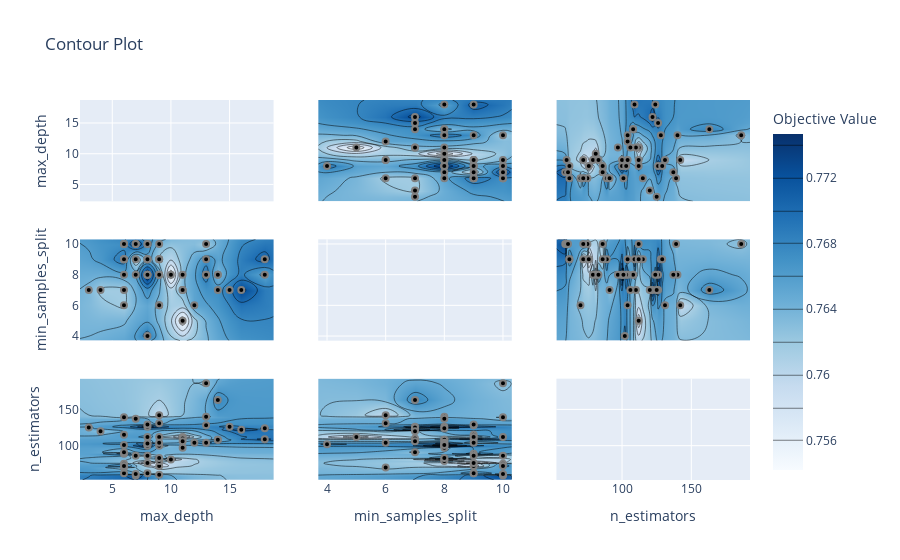

The notebook cell this image was saved under:
### Code cell
# 4. Contour plot
plot_contour(study).show()

### Figure 1 — Plotly figure (JSON) as saved in the notebook; plotly's stock layout.template omitted (floating-point values rounded to 4 significant figures; data arrays with more than 128 entries replaced by an {"elided": "..."} marker saying what was removed)
{"data": [{"type": "scatter", "xaxis": "x", "yaxis": "y"}, {"colorbar": {"title": {"text": "Objective Value"}}, "colorscale": [[0, "rgb(247,251,255)"], [0.125, "rgb(222,235,247)"], [0.25, "rgb(198,219,239)"], [0.375, "rgb(158,202,225)"], [0.5, "rgb(107,174,214)"], [0.625, "rgb(66,146,198)"], [0.75, "rgb(33,113,181)"], [0.875, "rgb(8,81,156)"], [1, "rgb(8,48,107)"]], "connectgaps": true, "contours": {"coloring": "heatmap"}, "hoverinfo": "none", "line": {"smoothing": 1.3}, "reversescale": false, "showscale": true, "type": "contour", "x": [2.25, 3, 4, 6, 7, 8, 9, 10, 11, 12, 13, 14, 15, 16, 18, 18.75], "xaxis": "x4", "y": [3.7, 4, 5, 6, 7, 8, 9, 10, 10.3], "yaxis": "y4", "z": {"elided": "9x16 float values"}}, {"marker": {"color": "black", "line": {"color": "Gray", "width": 2}}, "mode": "markers", "name": "Feasible Trial", "showlegend": false, "type": "scatter", "x": [13, 8, 14, 11, 8, 13, 15, 10, 6, 14, 16, 6, 9, 11, 14, 18, 8, 12, 13, 8, 18, 9, 11, 6, 6, 6, 13, 9, 9, 6, 7, 7, 8, 6, 9, 9, 9, 7, 8, 3, 9, 11, 6, 8, 8, 4, 6, 9, 7, 8], "xaxis": "x4", "y": [10, 8, 7, 5, 4, 8, 7, 8, 10, 8, 7, 9, 6, 7, 8, 8, 10, 6, 9, 8, 9, 6, 7, 9, 7, 9, 8, 9, 8, 10, 9, 8, 8, 6, 8, 8, 9, 10, 9, 7, 9, 8, 8, 10, 9, 7, 10, 10, 10, 9], "yaxis": "y4"}, {"colorbar": {"title": {"text": "Objective Value"}}, "colorscale": [[0, "rgb(247,251,255)"], [0.125, "rgb(222,235,247)"], [0.25, "rgb(198,219,239)"], [0.375, "rgb(158,202,225)"], [0.5, "rgb(107,174,214)"], [0.625, "rgb(66,146,198)"], [0.75, "rgb(33,113,181)"], [0.875, "rgb(8,81,156)"], [1, "rgb(8,48,107)"]], "connectgaps": true, "contours": {"coloring": "heatmap"}, "hoverinfo": "none", "line": {"smoothing": 1.3}, "reversescale": false, "showscale": false, "type": "contour", "x": [2.25, 3, 4, 6, 7, 8, 9, 10, 11, 12, 13, 14, 15, 16, 18, 18.75], "xaxis": "x7", "y": [52.65, 59, 60, 61, 62, 70, 72, 75, 76, 79, 81, 83, 86, 89, 91, 97, 100, 101, 102, 103, 104, 106, 108, 109, 110, 112, 115, 120, 122, 124, 125, 126, 128, 129, 131, 137, 139, 140, 142, 163, 186, 192.3], "yaxis": "y7", "z": {"elided": "42x16 float values"}}, {"marker": {"color": "black", "line": {"color": "Gray", "width": 2}}, "mode": "markers", "name": "Feasible Trial", "showlegend": false, "type": "scatter", "x": [13, 8, 14, 11, 8, 13, 15, 10, 6, 14, 16, 6, 9, 11, 14, 18, 8, 12, 13, 8, 18, 9, 11, 6, 6, 6, 13, 9, 9, 6, 7, 7, 8, 6, 9, 9, 9, 7, 8, 3, 9, 11, 6, 8, 8, 4, 6, 9, 7, 8], "xaxis": "x7", "y": [186, 126, 163, 112, 102, 140, 126, 81, 139, 108, 122, 115, 131, 110, 108, 124, 112, 104, 128, 100, 109, 142, 106, 89, 91, 62, 104, 72, 79, 75, 86, 137, 103, 70, 100, 83, 112, 59, 129, 125, 104, 97, 101, 86, 76, 120, 72, 60, 61, 62], "yaxis": "y7"}, {"colorbar": {"title": {"text": "Objective Value"}}, "colorscale": [[0, "rgb(247,251,255)"], [0.125, "rgb(222,235,247)"], [0.25, "rgb(198,219,239)"], [0.375, "rgb(158,202,225)"], [0.5, "rgb(107,174,214)"], [0.625, "rgb(66,146,198)"], [0.75, "rgb(33,113,181)"], [0.875, "rgb(8,81,156)"], [1, "rgb(8,48,107)"]], "connectgaps": true, "contours": {"coloring": "heatmap"}, "hoverinfo": "none", "line": {"smoothing": 1.3}, "reversescale": false, "showscale": false, "type": "contour", "x": [3.7, 4, 5, 6, 7, 8, 9, 10, 10.3], "xaxis": "x2", "y": [2.25, 3, 4, 6, 7, 8, 9, 10, 11, 12, 13, 14, 15, 16, 18, 18.75], "yaxis": "y2", "z": {"elided": "16x9 float values"}}, {"marker": {"color": "black", "line": {"color": "Gray", "width": 2}}, "mode": "markers", "name": "Feasible Trial", "showlegend": false, "type": "scatter", "x": [10, 8, 7, 5, 4, 8, 7, 8, 10, 8, 7, 9, 6, 7, 8, 8, 10, 6, 9, 8, 9, 6, 7, 9, 7, 9, 8, 9, 8, 10, 9, 8, 8, 6, 8, 8, 9, 10, 9, 7, 9, 8, 8, 10, 9, 7, 10, 10, 10, 9], "xaxis": "x2", "y": [13, 8, 14, 11, 8, 13, 15, 10, 6, 14, 16, 6, 9, 11, 14, 18, 8, 12, 13, 8, 18, 9, 11, 6, 6, 6, 13, 9, 9, 6, 7, 7, 8, 6, 9, 9, 9, 7, 8, 3, 9, 11, 6, 8, 8, 4, 6, 9, 7, 8], "yaxis": "y2"}, {"type": "scatter", "xaxis": "x5", "yaxis": "y5"}, {"colorbar": {"title": {"text": "Objective Value"}}, "colorscale": [[0, "rgb(247,251,255)"], [0.125, "rgb(222,235,247)"], [0.25, "rgb(198,219,239)"], [0.375, "rgb(158,202,225)"], [0.5, "rgb(107,174,214)"], [0.625, "rgb(66,146,198)"], [0.75, "rgb(33,113,181)"], [0.875, "rgb(8,81,156)"], [1, "rgb(8,48,107)"]], "connectgaps": true, "contours": {"coloring": "heatmap"}, "hoverinfo": "none", "line": {"smoothing": 1.3}, "reversescale": false, "showscale": false, "type": "contour", "x": [3.7, 4, 5, 6, 7, 8, 9, 10, 10.3], "xaxis": "x8", "y": [52.65, 59, 60, 61, 62, 70, 72, 75, 76, 79, 81, 83, 86, 89, 91, 97, 100, 101, 102, 103, 104, 106, 108, 109, 110, 112, 115, 120, 122, 124, 125, 126, 128, 129, 131, 137, 139, 140, 142, 163, 186, 192.3], "yaxis": "y8", "z": {"elided": "42x9 float values"}}, {"marker": {"color": "black", "line": {"color": "Gray", "width": 2}}, "mode": "markers", "name": "Feasible Trial", "showlegend": false, "type": "scatter", "x": [10, 8, 7, 5, 4, 8, 7, 8, 10, 8, 7, 9, 6, 7, 8, 8, 10, 6, 9, 8, 9, 6, 7, 9, 7, 9, 8, 9, 8, 10, 9, 8, 8, 6, 8, 8, 9, 10, 9, 7, 9, 8, 8, 10, 9, 7, 10, 10, 10, 9], "xaxis": "x8", "y": [186, 126, 163, 112, 102, 140, 126, 81, 139, 108, 122, 115, 131, 110, 108, 124, 112, 104, 128, 100, 109, 142, 106, 89, 91, 62, 104, 72, 79, 75, 86, 137, 103, 70, 100, 83, 112, 59, 129, 125, 104, 97, 101, 86, 76, 120, 72, 60, 61, 62], "yaxis": "y8"}, {"colorbar": {"title": {"text": "Objective Value"}}, "colorscale": [[0, "rgb(247,251,255)"], [0.125, "rgb(222,235,247)"], [0.25, "rgb(198,219,239)"], [0.375, "rgb(158,202,225)"], [0.5, "rgb(107,174,214)"], [0.625, "rgb(66,146,198)"], [0.75, "rgb(33,113,181)"], [0.875, "rgb(8,81,156)"], [1, "rgb(8,48,107)"]], "connectgaps": true, "contours": {"coloring": "heatmap"}, "hoverinfo": "none", "line": {"smoothing": 1.3}, "reversescale": false, "showscale": false, "type": "contour", "x": [52.65, 59, 60, 61, 62, 70, 72, 75, 76, 79, 81, 83, 86, 89, 91, 97, 100, 101, 102, 103, 104, 106, 108, 109, 110, 112, 115, 120, 122, 124, 125, 126, 128, 129, 131, 137, 139, 140, 142, 163, 186, 192.3], "xaxis": "x3", "y": [2.25, 3, 4, 6, 7, 8, 9, 10, 11, 12, 13, 14, 15, 16, 18, 18.75], "yaxis": "y3", "z": {"elided": "16x42 float values"}}, {"marker": {"color": "black", "line": {"color": "Gray", "width": 2}}, "mode": "markers", "name": "Feasible Trial", "showlegend": false, "type": "scatter", "x": [186, 126, 163, 112, 102, 140, 126, 81, 139, 108, 122, 115, 131, 110, 108, 124, 112, 104, 128, 100, 109, 142, 106, 89, 91, 62, 104, 72, 79, 75, 86, 137, 103, 70, 100, 83, 112, 59, 129, 125, 104, 97, 101, 86, 76, 120, 72, 60, 61, 62], "xaxis": "x3", "y": [13, 8, 14, 11, 8, 13, 15, 10, 6, 14, 16, 6, 9, 11, 14, 18, 8, 12, 13, 8, 18, 9, 11, 6, 6, 6, 13, 9, 9, 6, 7, 7, 8, 6, 9, 9, 9, 7, 8, 3, 9, 11, 6, 8, 8, 4, 6, 9, 7, 8], "yaxis": "y3"}, {"colorbar": {"title": {"text": "Objective Value"}}, "colorscale": [[0, "rgb(247,251,255)"], [0.125, "rgb(222,235,247)"], [0.25, "rgb(198,219,239)"], [0.375, "rgb(158,202,225)"], [0.5, "rgb(107,174,214)"], [0.625, "rgb(66,146,198)"], [0.75, "rgb(33,113,181)"], [0.875, "rgb(8,81,156)"], [1, "rgb(8,48,107)"]], "connectgaps": true, "contours": {"coloring": "heatmap"}, "hoverinfo": "none", "line": {"smoothing": 1.3}, "reversescale": false, "showscale": false, "type": "contour", "x": [52.65, 59, 60, 61, 62, 70, 72, 75, 76, 79, 81, 83, 86, 89, 91, 97, 100, 101, 102, 103, 104, 106, 108, 109, 110, 112, 115, 120, 122, 124, 125, 126, 128, 129, 131, 137, 139, 140, 142, 163, 186, 192.3], "xaxis": "x6", "y": [3.7, 4, 5, 6, 7, 8, 9, 10, 10.3], "yaxis": "y6", "z": {"elided": "9x42 float values"}}, {"marker": {"color": "black", "line": {"color": "Gray", "width": 2}}, "mode": "markers", "name": "Feasible Trial", "showlegend": false, "type": "scatter", "x": [186, 126, 163, 112, 102, 140, 126, 81, 139, 108, 122, 115, 131, 110, 108, 124, 112, 104, 128, 100, 109, 142, 106, 89, 91, 62, 104, 72, 79, 75, 86, 137, 103, 70, 100, 83, 112, 59, 129, 125, 104, 97, 101, 86, 76, 120, 72, 60, 61, 62], "xaxis": "x6", "y": [10, 8, 7, 5, 4, 8, 7, 8, 10, 8, 7, 9, 6, 7, 8, 8, 10, 6, 9, 8, 9, 6, 7, 9, 7, 9, 8, 9, 8, 10, 9, 8, 8, 6, 8, 8, 9, 10, 9, 7, 9, 8, 8, 10, 9, 7, 10, 10, 10, 9], "yaxis": "y6"}, {"type": "scatter", "xaxis": "x9", "yaxis": "y9"}], "layout": {"title": {"text": "Contour Plot"}, "xaxis": {"anchor": "y", "domain": [0, 0.2889], "matches": "x7", "range": [2.25, 18.75], "showticklabels": false}, "xaxis2": {"anchor": "y2", "domain": [0.3556, 0.6444], "matches": "x8", "range": [3.7, 10.3], "showticklabels": false}, "xaxis3": {"anchor": "y3", "domain": [0.7111, 1], "matches": "x9", "range": [52.65, 192.3], "showticklabels": false}, "xaxis4": {"anchor": "y4", "domain": [0, 0.2889], "matches": "x7", "range": [2.25, 18.75], "showticklabels": false}, "xaxis5": {"anchor": "y5", "domain": [0.3556, 0.6444], "matches": "x8", "range": [3.7, 10.3], "showticklabels": false}, "xaxis6": {"anchor": "y6", "domain": [0.7111, 1], "matches": "x9", "range": [52.65, 192.3], "showticklabels": false}, "xaxis7": {"anchor": "y7", "domain": [0, 0.2889], "range": [2.25, 18.75], "title": {"text": "max_depth"}}, "xaxis8": {"anchor": "y8", "domain": [0.3556, 0.6444], "range": [3.7, 10.3], "title": {"text": "min_samples_split"}}, "xaxis9": {"anchor": "y9", "domain": [0.7111, 1], "range": [52.65, 192.3], "title": {"text": "n_estimators"}}, "yaxis": {"anchor": "x", "domain": [0.7333, 1], "range": [2.25, 18.75], "title": {"text": "max_depth"}}, "yaxis2": {"anchor": "x2", "domain": [0.7333, 1], "matches": "y", "range": [2.25, 18.75], "showticklabels": false}, "yaxis3": {"anchor": "x3", "domain": [0.7333, 1], "matches": "y", "range": [2.25, 18.75], "showticklabels": false}, "yaxis4": {"anchor": "x4", "domain": [0.3667, 0.6333], "range": [3.7, 10.3], "title": {"text": "min_samples_split"}}, "yaxis5": {"anchor": "x5", "domain": [0.3667, 0.6333], "matches": "y4", "range": [3.7, 10.3], "showticklabels": false}, "yaxis6": {"anchor": "x6", "domain": [0.3667, 0.6333], "matches": "y4", "range": [3.7, 10.3], "showticklabels": false}, "yaxis7": {"anchor": "x7", "domain": [0, 0.2667], "range": [52.65, 192.3], "title": {"text": "n_estimators"}}, "yaxis8": {"anchor": "x8", "domain": [0, 0.2667], "matches": "y7", "range": [52.65, 192.3], "showticklabels": false}, "yaxis9": {"anchor": "x9", "domain": [0, 0.2667], "matches": "y7", "range": [52.65, 192.3], "showticklabels": false}}}
